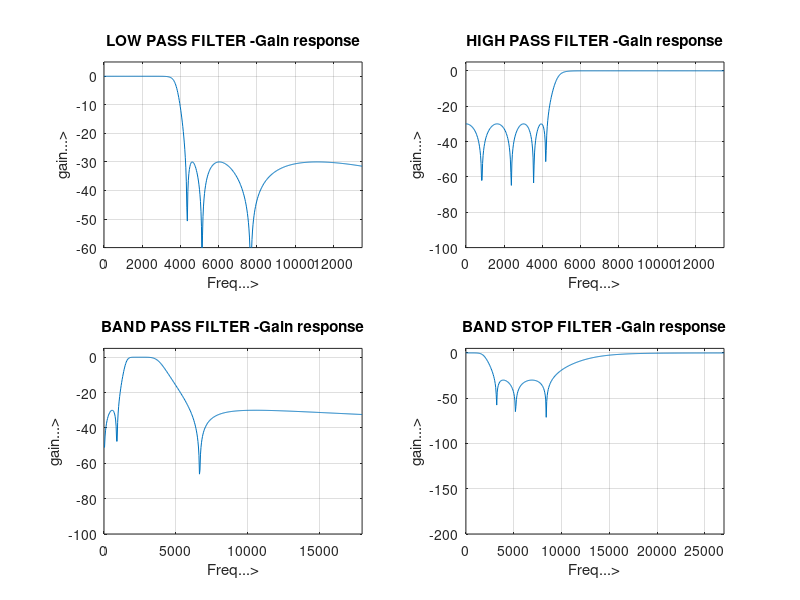

MATLAB code to generate this figure:
Fp=3500;
Fs=4500;
Wp=2*pi*Fp;
Ws=2*pi*Fs;
[N,wn]=cheb2ord(Wp,Ws,0.5,30,'s');
[b,a]=cheby2(N,30,wn,'s');
wa=0:(3*Ws)/511:3*Ws;
h=freqs(b,a,wa);
subplot(2,2,1);
plot(wa/(2*pi),20*log10(abs(h)));
grid
xlabel('Freq...>');
ylabel('gain...>');
title('LOW PASS FILTER -Gain response');
axis([0 3*Fs -60 5]);

%High Pass Filter
Fp=3500;
Fs=4500;
Wp=2*pi*Fp;
Ws=2*pi*Fs;
[N,wn]=cheb2ord(Wp,Ws,0.5,30,'s');
[b,a]=cheby2(N,30,wn,'high','s');
wa=0:(3*Ws)/511:3*Ws;
h=freqs(b,a,wa);
subplot(2,2,2);
plot(wa/(2*pi),20*log10(abs(h)));
grid
xlabel('Freq...>');
ylabel('gain...>');
title('HIGH PASS FILTER -Gain response');
axis([0 3*Fs -100 5]);

%Band Pass Filter%
Fp=1000;
Fs=6000;
Wp=2*pi*Fp;
Ws=2*pi*Fs;
[N]=cheb2ord(Wp,Ws,0.5,30,'s');
[wn]=[Wp,Ws];
[b,a]=cheby2(N,30,wn,'s');
wa=0:(3*Ws)/511:3*Ws;
h=freqs(b,a,wa);
subplot(2,2,3);
plot(wa/(2*pi),20*log10(abs(h)));
grid
xlabel('Freq...>');
ylabel('gain...>');
title('BAND PASS FILTER -Gain response');
axis([0 3*Fs -100 5]);

%Band Stop Filter%
Fp=3000;
Fs=9000;
Wp=2*pi*Fp;Ws=2*pi*Fs;
[N]=cheb2ord(Wp,Ws,0.5,30,'s');
[wn]=[Wp,Ws];
[b,a]=cheby2(N,30,wn,'stop','s');
wa=0:(3*Ws)/511:3*Ws;
h=freqs(b,a,wa);
subplot(2,2,4);
%figure;
plot(wa/(2*pi),20*log10(abs(h)));
grid
xlabel('Freq...>');
ylabel('gain...>');
title('BAND STOP FILTER -Gain response');
axis([0 3*Fs -200 5]);